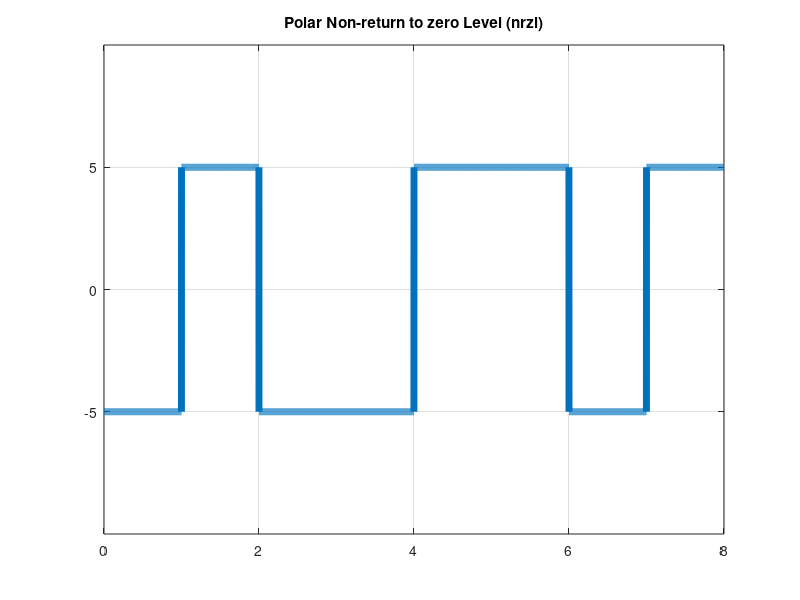

Write MATLAB code to recreate this figure.
%bits = input('Enter the bit stream');
bits = [1 0 1 1 0 0 1 0];
bitrate = 1;              %bit rate
sampleRate = 1000;           %sample rate
bitLength= length(bits);
endT = bitLength/bitrate;       %total time
N = sampleRate*bitLength;   %total no of sample
dt = endT/N;                    %time for 1 sample
t = 0:dt:endT-dt;                  %array of total time
lenT =length(t);            %length of total units of time in x-axis (lenth of sample)

Voltage=5;

x= repmat(Voltage, 1, lenT); %repeat voltage up to T 
%x = ones(1,lenT);            %fill with one +ve voltage

%encoding

for i=1:bitLength
  if bits(i)==1
    x((i-1)*sampleRate+1:i*sampleRate) = -Voltage;
  
  end
end
%disp(x)
plot(t, x, 'Linewidth', 5);
axis([0 endT -Voltage-5 Voltage+5]);
%both same
yticks([-Voltage 0 Voltage])%give ticks at -1,0,1
%yticks(-1:1)  %tick positions from -1 to 1 with a step size of 1

grid on
title('Polar Non-return to zero Level (nrzl)');

%decoding


counter=0;
result = zeros(1,bitLength);
for i=1: lenT
    if t(i)>counter
        counter=counter+1;
        if x(i)<0
            result(counter) = 1;
        end
    end
end

disp("Demodulation of Polar NRZ L ")
disp(result)
